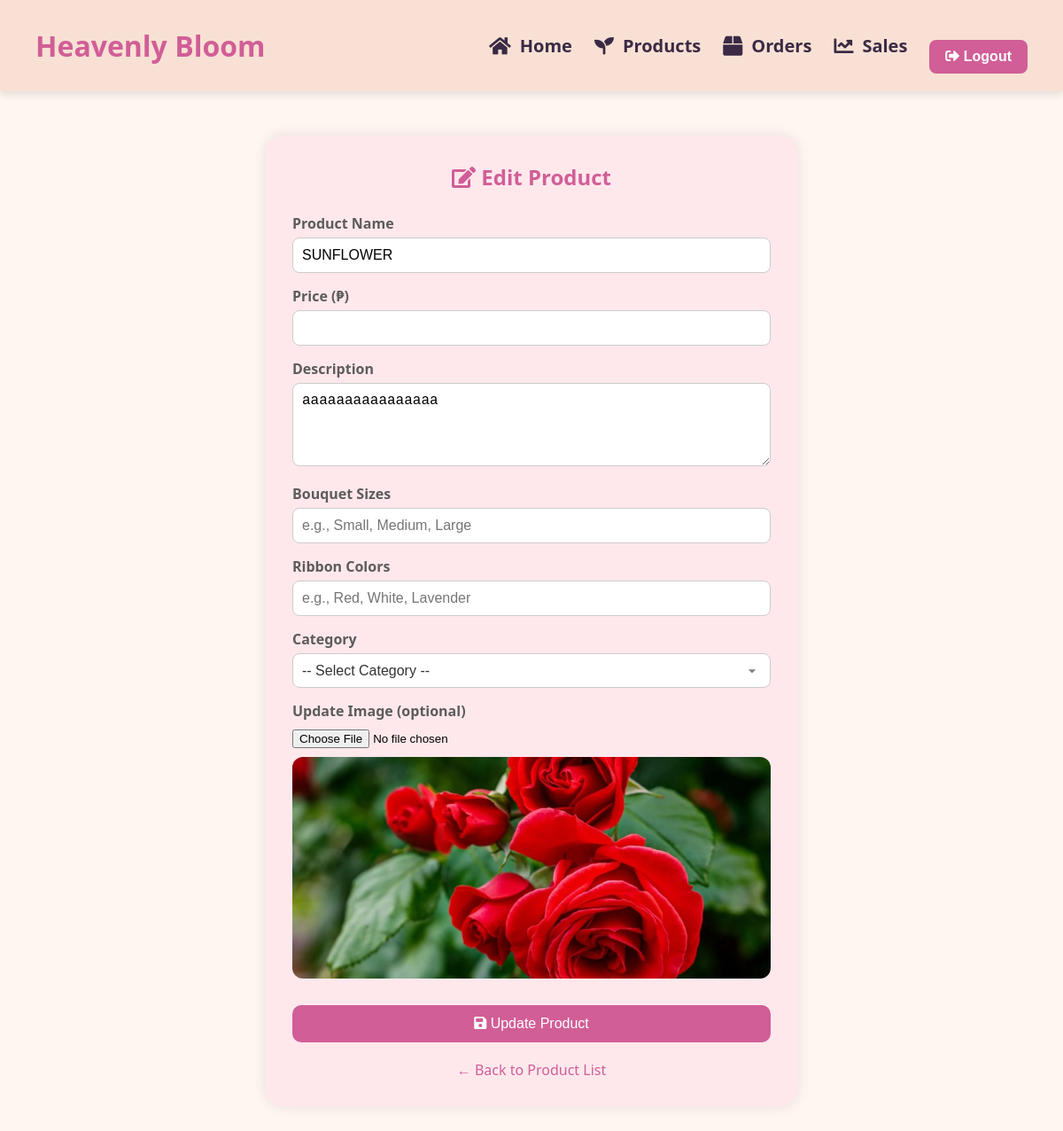
The app's page /edit_product.php?id=10 with its own data.
### tables this page shows
CREATE TABLE `products` (
  `product_id` int(11) NOT NULL AUTO_INCREMENT,
  `product_name` varchar(255) NOT NULL,
  `product_description` text,
  `product_image` varchar(255) NOT NULL,
  `category_id` int(11) DEFAULT NULL,
  `is_customized` tinyint(1) DEFAULT 0,
  `price` decimal(10,2) NOT NULL,
  `original_stock` int(11) DEFAULT 0,
  `stock_count` int(11) DEFAULT 0,
  `is_deleted` tinyint(1) DEFAULT 0,
  `created_at` timestamp NOT NULL DEFAULT current_timestamp(),
  `custom_options` json DEFAULT NULL,
  PRIMARY KEY (`product_id`),
  KEY `category_id` (`category_id`)
);

### edit_product.php (the view, shortened to what this page needs)
<?php
include 'db_connection.php';
include 'navbar.php';
$product_id = $_GET['id'];
$query = mysqli_query($conn, "SELECT * FROM products WHERE product_id = $product_id");
$product = mysqli_fetch_assoc($query);
?>
<!DOCTYPE html>
<html lang="en">
<head>
  <link rel="stylesheet" href="https://cdnjs.cloudflare.com/ajax/libs/font-awesome/5.15.3/css/all.min.css"/>
</head>
<body>
<div class="form-container">
  <h2><i class="fas fa-edit"></i> Edit Product</h2>
  <form method="POST" enctype="multipart/form-data">
    <label for="product_name">Product Name</label>
    <input type="text" name="product_name" value="<?= htmlspecialchars($product['product_name']) ?>" required>
    <label for="product_price">Price (₱)</label>
    <input type="number" step="0.01" name="product_price" value="<?= htmlspecialchars($product['product_price']) ?>" required>
    <label for="product_description">Description</label>
    <textarea name="product_description" rows="4" required><?= htmlspecialchars($product['product_description']) ?></textarea>
<label for="bouquet_sizes">Bouquet Sizes</label>
<input type="text" name="bouquet_sizes" value="<?= htmlspecialchars($product['bouquet_sizes'] ?? '') ?>" placeholder="e.g., Small, Medium, Large">
<label for="ribbon_colors">Ribbon Colors</label>
<input type="text" name="ribbon_colors" value="<?= htmlspecialchars($product['ribbon_colors'] ?? '') ?>" placeholder="e.g., Red, White, Lavender">
<label for="bouquet_category">Category</label>
<select name="bouquet_category">
    <option value="">-- Select Category --</option>
</select>
    <label for="product_image">Update Image (optional)</label>
    <input type="file" name="product_image" accept="image/*">
    <img class="preview" src="uploads/<?= htmlspecialchars($product['product_image']) ?>" alt="Current Image">
    <button type="submit"><i class="fas fa-save"></i> Update Product</button>
    <a class="back-link" href="product.php">← Back to Product List</a>
  </form>
</div>
</body>
</html>

### navbar.php (style rules this page uses)
* { margin: 0; padding: 0; box-sizing: border-box; }
body { font-family: 'Segoe UI', sans-serif; }

### edit_product.php (style rules this page uses)
body { font-family: 'Segoe UI', sans-serif; background-color: #fff6f2; margin: 0; padding: 0; }
.form-container { max-width: 600px; background: #ffe8ec; padding: 30px; margin: 50px auto; border-radius: 20px; box-shadow: 0 0 15px rgba(0,0,0,0.1); }
h2 { text-align: center; color: #d15e97; margin-bottom: 25px; }
label { display: block; margin-top: 15px; font-weight: bold; color: #5c5c5c; }
input[type="text"], input[type="number"], textarea { width: 100%; padding: 10px; border: 1px solid #ccc; border-radius: 8px; margin-top: 5px; font-size: 16px; }
input[type="file"] { margin-top: 10px; }
img.preview { margin-top: 10px; width: 100%; max-height: 250px; object-fit: cover; border-radius: 12px; }
button { margin-top: 25px; padding: 12px 20px; background-color: #d15e97; color: white; border: none; border-radius: 10px; font-size: 16px; cursor: pointer; width: 100%; }
.back-link { display: block; text-align: center; margin-top: 20px; color: #d15e97; text-decoration: none; }
select { width: 100%; padding: 10px; margin-top: 5px; font-size: 16px; border: 1px solid #ccc; border-radius: 8px; background-color: #fff; color: #333; appearance: none; -webkit-appearance: none; -moz-appearance: none; background-repeat: no-repeat; background-position: right 10px center; background-size: 20px; }

### records on screen
products: product_name "SUNFLOWER", product_description "aaaaaaaaaaaaaaaa", product_image (picture)
